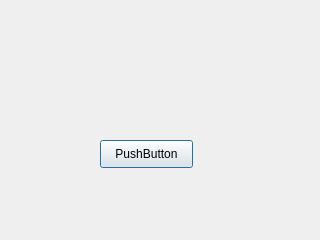
<?xml version="1.0" encoding="UTF-8"?>
<ui version="4.0">
 <class>Warning</class>
 <widget class="QDialog" name="Warning">
  <property name="geometry">
   <rect>
    <x>0</x>
    <y>0</y>
    <width>320</width>
    <height>240</height>
   </rect>
  </property>
  <property name="windowTitle">
   <string>Dialog</string>
  </property>
  <widget class="QPushButton" name="pushButton">
   <property name="geometry">
    <rect>
     <x>100</x>
     <y>140</y>
     <width>93</width>
     <height>28</height>
    </rect>
   </property>
   <property name="text">
    <string>PushButton</string>
   </property>
  </widget>
 </widget>
 <resources/>
 <connections/>
</ui>
